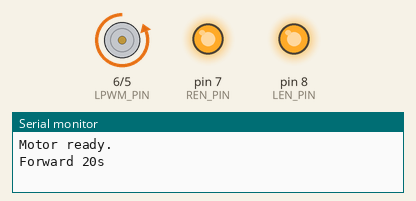
Recording of a sketch running on a simulated Arduino Uno, built with avr-gcc and run on an emulated ATmega328P. Parts: motor-driver pin pairs drawn as motors (green arrow = first pin HIGH = forward, orange = second pin HIGH = backward, longer = more drive), output pins drawn as LEDs (lit = HIGH), the last lines printed to the serial monitor.

Above: at 10.0 s.
At 20.5 s:
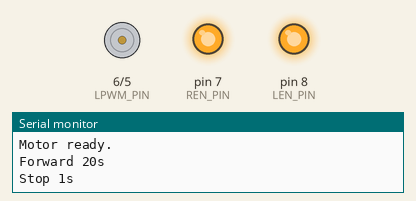
At 31.0 s:
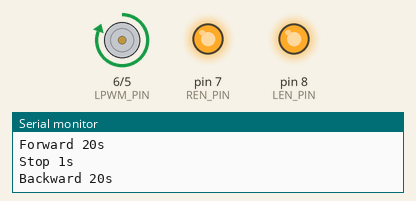
Timing chart, 0 to 48.3 s (numbered marks = the images above):
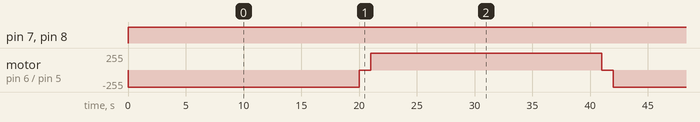

Measured:
- by itself, pin 7 (REN_PIN), pin 8 (LEN_PIN): LOW → HIGH at 0.00 s
- by itself, motor on pin 6 (LPWM_PIN) / pin 5 (RPWM_PIN): repeats every 42.0 s: stopped 1.0 s, forward 255/255 20.0 s, stopped 1.0 s, backward 255/255 20.0 s

The sketch:

test_1_.ino
```cpp
// === 引脚定义 ===
const int RPWM_PIN = 5;
const int LPWM_PIN = 6;
const int REN_PIN  = 7;
const int LEN_PIN  = 8;

void setup() {
  Serial.begin(9600);

  pinMode(RPWM_PIN, OUTPUT);
  pinMode(LPWM_PIN, OUTPUT);
  pinMode(REN_PIN, OUTPUT);
  pinMode(LEN_PIN, OUTPUT);

  // 初始全部关闭
  digitalWrite(REN_PIN, LOW);
  digitalWrite(LEN_PIN, LOW);
  analogWrite(RPWM_PIN, 0);
  analogWrite(LPWM_PIN, 0);

  Serial.println("Motor ready.");
}

void loop() {

  // === 正转 20 秒 ===
  Serial.println("Forward 20s");
  digitalWrite(REN_PIN, HIGH);
  digitalWrite(LEN_PIN, HIGH);
  analogWrite(RPWM_PIN, 255);   // 100% 正转
  analogWrite(LPWM_PIN, 0);
  delay(20000);

  // === 停止 1 秒 ===
  Serial.println("Stop 1s");
  analogWrite(RPWM_PIN, 0);
  analogWrite(LPWM_PIN, 0);
  delay(1000);

  // === 反转 20 秒 ===
  Serial.println("Backward 20s");
  digitalWrite(REN_PIN, HIGH);
  digitalWrite(LEN_PIN, HIGH);
  analogWrite(RPWM_PIN, 0);
  analogWrite(LPWM_PIN, 255);   // 100% 反转
  delay(20000);

  // === 停止 1 秒 ===
  Serial.println("Stop 1s");
  analogWrite(RPWM_PIN, 0);
  analogWrite(LPWM_PIN, 0);
  delay(1000);
}
```
